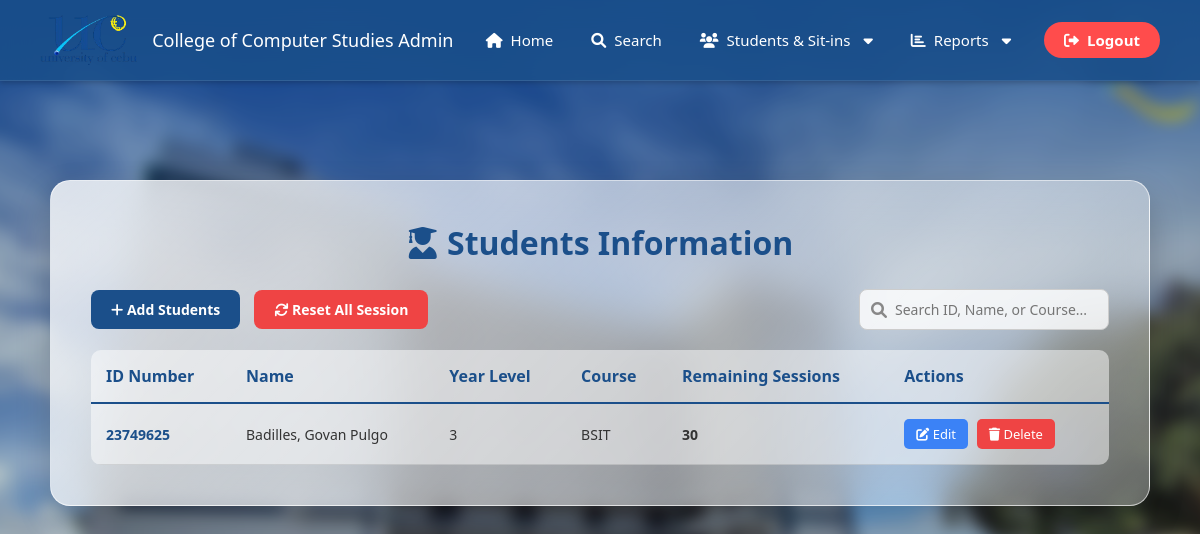
/student_list (signed in), run on an earlier commit of the app's database.
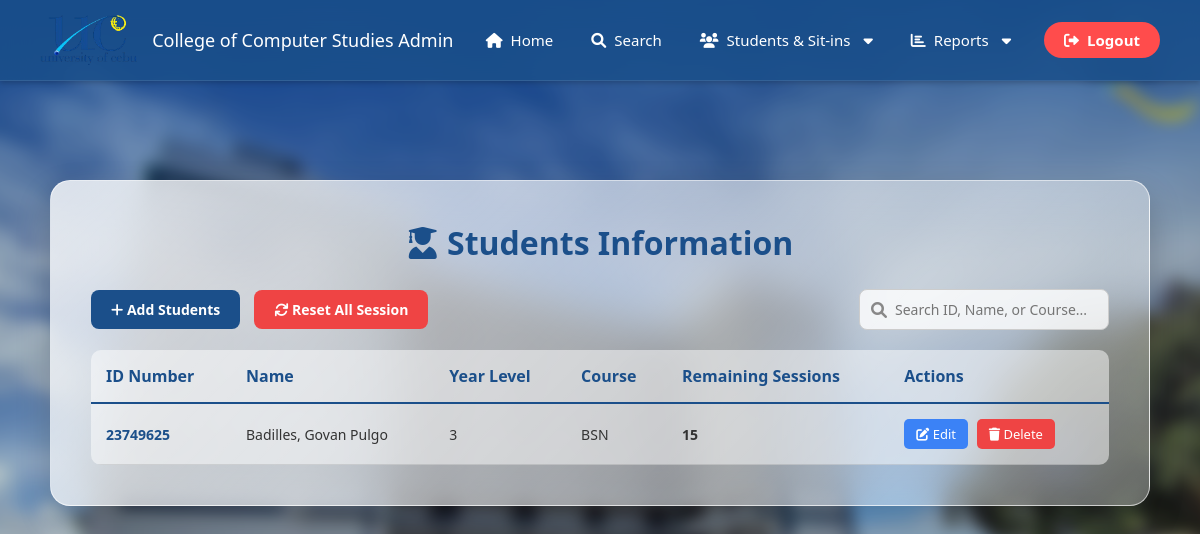
And on a later commit of the database.
### tables this page shows
CREATE TABLE users (
            id INTEGER PRIMARY KEY AUTOINCREMENT,
            id_number TEXT UNIQUE NOT NULL,
            lastname TEXT NOT NULL,
            firstname TEXT NOT NULL,
            middlename TEXT,
            course_level TEXT,
            password TEXT NOT NULL,
            email TEXT,
            course TEXT,
            address TEXT,
            role TEXT DEFAULT 'student',
            remaining_sessions INTEGER DEFAULT 30,
            profile_pic TEXT DEFAULT 'default_profile.png'
        );

### app.py (the view)
@app.route('/student_list')
def student_list():
    if 'user_id' not in session or session.get('role') != 'admin':
        return redirect(url_for('home'))
    conn = get_db_connection()
    cursor = conn.cursor()
    students = cursor.execute('''
        SELECT id, id_number, firstname, middlename, lastname, course, course_level, remaining_sessions
        FROM users
        WHERE role = 'student'
        ORDER BY lastname ASC
    ''').fetchall()
    conn.close()
    return render_template('student_list.html', students=students)

### app.py (called while the page is built)
def get_db_connection():
    conn = sqlite3.connect('students.db')
    conn.row_factory = sqlite3.Row
    return conn

### templates/student_list.html (shortened to what this page needs)
<!DOCTYPE html>
<html lang="en">
<head>
    <link rel="stylesheet" href="{{ url_for('static', filename='style.css') }}?v=15">
    <link rel="stylesheet" href="{{ url_for('static', filename='admin.css') }}?v=15">
    <link rel="stylesheet" href="https://cdnjs.cloudflare.com/ajax/libs/font-awesome/6.0.0/css/all.min.css">
</head>
<body class="admin-page">
    <nav class="navbar">
        <div class="logo">
            <img src="{{ url_for('static', filename='images/uclogonav.png') }}" alt="UC Logo">
            College of Computer Studies Admin
        </div>
        <div class="nav-links">
            <a href="/admin_dashboard"><i class="fas fa-home"></i> Home</a>
            <a href="#" id="searchNavBtn"><i class="fas fa-search"></i> Search</a>
            <div class="dropdown">
                <button class="dropbtn"><i class="fas fa-users"></i> Students & Sit-ins <i class="fas fa-caret-down" style="margin-left: 5px;"></i></button>
            </div>
            <div class="dropdown">
                <button class="dropbtn"><i class="fas fa-chart-bar"></i> Reports <i class="fas fa-caret-down" style="margin-left: 5px;"></i></button>
            </div>
            <a href="/logout" class="logout-btn"><i class="fas fa-sign-out-alt"></i> Logout</a>
        </div>
    </nav>
    <div class="admin-container">
        <div class="admin-glass-card" style="max-width: 1200px; margin: auto;">
            <h1 style="color: #1b4f8a; margin-bottom: 25px; text-align: center; font-size: 32px;">
                <i class="fas fa-user-graduate"></i> Students Information
            </h1>
            <div class="table-controls">
                <div>
                    <button class="btn-control btn-add"><i class="fas fa-plus"></i> Add Students</button>
                   <form action="/reset_sessions" method="POST" style="display: inline;" onsubmit="return confirm('Are you sure you want to reset ALL students back to 30 sessions?');">
                     <button type="submit" class="btn-control btn-reset"><i class="fas fa-sync"></i> Reset All Session</button>
                    </form>
                </div>
               <div class="search-box">
                    <i class="fas fa-search"></i>
                    <input type="text" id="masterlistSearch" placeholder="Search ID, Name, or Course...">
                </div>
            </div>
            <table class="modern-table">
                <thead>
                    <tr>
                        <th>ID Number</th>
                        <th>Name</th>
                        <th>Year Level</th>
                        <th>Course</th>
                        <th>Remaining Sessions</th>
                        <th>Actions</th>
                    </tr>
                </thead>
               <tbody>
                    {% for student in students %}
                    <tr>
                        <td style="font-weight: bold; color: #1b4f8a;">{{ student.id_number }}</td>
                        <td>{{ student.lastname }}, {{ student.firstname }} {{ student.middlename }}</td>
                        <td>{{ student.course_level | replace('st Year', '') | replace('nd Year', '') | replace('rd Year', '') | replace('th Year', '') }}</td>
                        <td>{{ student.course }}</td>
                        <td style="font-weight: bold;">{{ student.remaining_sessions }}</td>
                        <td>
                            <button class="action-btn action-edit"
                                data-id="{{ student.id }}"
                                data-firstname="{{ student.firstname }}"
                                data-middlename="{{ student.middlename }}"
                                data-lastname="{{ student.lastname }}"
                                data-course="{{ student.course }}"
                                data-level="{{ student.course_level | replace('st Year', '') | replace('nd Year', '') | replace('rd Year', '') | replace('th Year', '') }}">
                                <i class="fas fa-edit"></i> Edit
                            </button>
                            <form action="/delete_student/{{ student.id }}" method="POST" style="display: inline;" onsubmit="return confirm('Are you sure you want to delete {{ student.firstname }}? This action cannot be undone.');">
                                <button type="submit" class="action-btn action-delete"><i class="fas fa-trash"></i> Delete</button>
                            </form>
                        </td>
                    </tr>
                    {% else %}
                    <tr>
                        <td colspan="6" style="padding: 30px; text-align: center; color: #666; font-style: italic;">
                            No registered students found.
                        </td>
                    </tr>
                    {% endfor %}
                </tbody>
            </table>
        </div>
    </div>
</body>
</html>

### static/style.css (style rules this page uses)
* { box-sizing: border-box; margin: 0; padding: 0; font-family: 'Segoe UI', Tahoma, Geneva, Verdana, sans-serif; }
body { background-color: #EBEBEB; }
a { text-decoration: none; transition: opacity 0.3s; }
.navbar { background-color: rgba(21, 76, 121, 0.95); padding: 15px 30px; display: flex; justify-content: space-between; align-items: center; color: white; box-shadow: 0 2px 5px rgba(0,0,0,0.2); position: fixed; top: 0; left: 0; width: 100% !important; z-index: 9999; }
body { padding-top: 80px; }
.logo { font-size: 18px; font-weight: 500; display: flex; align-items: center; gap: 15px; white-space: nowrap; }
.logo img { height: 50px; width: auto; }

### static/admin.css (style rules this page uses)
body.admin-page { margin: 0; display: flex; flex-direction: column; position: relative; font-family: sans-serif; }
body.admin-page::before { content: ""; position: fixed; top: -20px; left: -20px; right: -20px; bottom: -20px; background-image: url('/static/images/ucbackground.jpg'); background-size: cover; background-position: center; background-repeat: no-repeat; filter: blur(8px) brightness(0.8); z-index: -1; }
.admin-container { flex: 1; display: flex; justify-content: center; align-items: center; z-index: 1; margin-top: 100px; margin-bottom: 50px; }
.admin-glass-card { background: linear-gradient(135deg, rgba(255, 255, 255, 0.8), rgba(255, 255, 255, 0.3)); backdrop-filter: blur(20px); padding: 40px; width: 1100px; max-width: 90%; border-radius: 20px; box-shadow: 0 15px 35px rgba(0, 0, 0, 0.2); border: 1px solid rgba(255, 255, 255, 0.6); position: relative; text-align: center; }
.navbar { position: fixed; top: 0; left: 0; width: 100%; box-sizing: border-box; z-index: 9999; background: rgba(27, 79, 138, 0.85); backdrop-filter: blur(15px); border-bottom: 1px solid rgba(255, 255, 255, 0.1); display: flex; justify-content: space-between; align-items: center; padding: 15px 40px; }
.nav-links { display: flex; align-items: center; gap: 8px; }
.nav-links a, .dropbtn { color: #ffffff; text-decoration: none; font-size: 15px; font-weight: 500; padding: 8px 15px; border-radius: 20px; transition: all 0.3s ease; display: flex; align-items: center; gap: 8px; background: transparent; border: none; cursor: pointer; font-family: inherit; }
.dropdown { position: relative; display: inline-block; }
.nav-links .logout-btn { background-color: #ff4c4c; color: white; font-weight: bold; padding: 8px 20px; margin-left: 10px; }

### templates/student_list.html (style rules this page uses)
.table-controls { display: flex; justify-content: space-between; align-items: center; margin-bottom: 20px; }
.btn-control { padding: 10px 20px; border: none; border-radius: 8px; color: white; font-weight: bold; font-size: 14px; cursor: pointer; transition: 0.3s; margin-right: 10px; }
.btn-add { background: #1b4f8a; }
.btn-reset { background: #ef4444; }
.search-box { position: relative; }
.search-box input { padding: 10px 15px 10px 35px; border-radius: 8px; border: 1px solid #ccc; outline: none; width: 250px; font-size: 14px; background: rgba(255, 255, 255, 0.8); }
.search-box i { position: absolute; left: 12px; top: 50%; transform: translateY(-50%); color: #888; }
.modern-table { width: 100%; border-collapse: collapse; text-align: left; background: rgba(255, 255, 255, 0.5); border-radius: 10px; overflow: hidden; }
.modern-table th { color: #1b4f8a; padding: 15px; border-bottom: 2px solid #1b4f8a; font-weight: 700; }
.modern-table td { padding: 15px; border-bottom: 1px solid rgba(0,0,0,0.1); color: #333; font-size: 14px; }
.action-btn { padding: 6px 12px; border: none; border-radius: 5px; color: white; cursor: pointer; font-size: 13px; margin-right: 5px; transition: 0.3s; }
.action-edit { background: #3b82f6; }
.action-delete { background: #ef4444; }

What changed in the data, as far as the page shows it:
changed users "Badilles": course "BSIT" → "BSN"; remaining_sessions "30" → "15"
